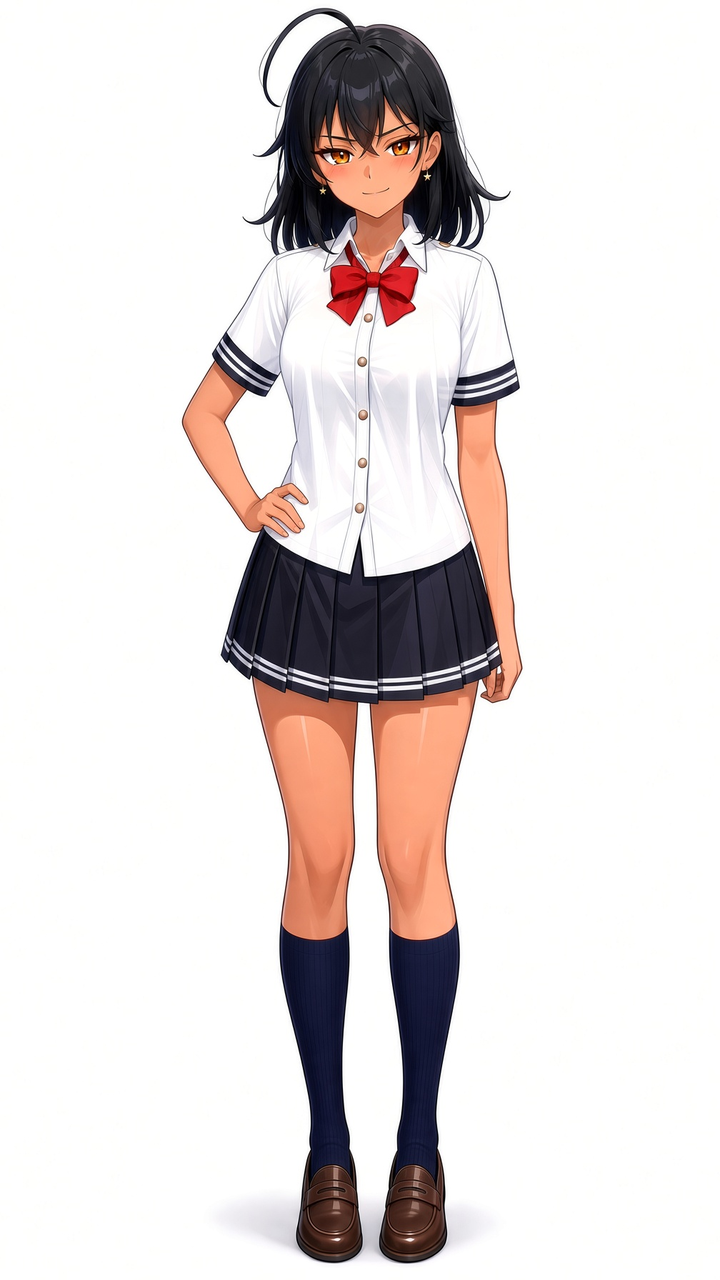
#> input picture artifacts/idle-smug-src/06-hand-on-hip.png, 720 x 1280 px
$ python -i sheets_1158_1162.py   (imports and definitions only)
#> lines starting #> are read from the running program, lines starting #| are printed output that depends on the picture; after the words box and inside, x2 and y2 are one past the last pixel; in counts of white or black regions, pixels touching at a corner belong together
### tools/wbpipe/engine/sheets.py
# Per-sheet geometry. Pocket hints are approx bboxes [x0,y0,x1,y1] of ENCLOSED studio-white comps (resolved to a seed point at run time).
COMMIT = None  # filled by run_sweep from git
FAM_HAIR = [(0, 0, 300, 261), (440, 0, 720, 246)]
FAM_UNMIX = (0, 0, 720, 246)
def fam(key, file, ahoge, legs, extra=None, shoe=None, **kw):
#> called with key = 'wink', file = 'rai/wink_official.png', shoe = 1164
    kw.pop('_', None)
    p = {}
    if ahoge: p['ahoge loop'] = [ahoge]
    if legs: p['leg gap (skirt hem to floor shadow)'] = [legs]
    for k, v in (extra or {}).items(): p[k] = v
    ZO = {'hair_left_ahoge': (215, 0, 365, 275), 'hair_right': (420, 95, 520, 275), 'leg_gap_top': (330, 690, 450, 830), 'leg_gap_shoes': (300, 1110, 500, 1265)}
    ZO.update(kw.pop('zooms', {}))
    c = dict(key=key, file=file, pockets=p, zones=kw.pop('zones', 'auto'), hair_zones=kw.pop('hair_zones', FAM_HAIR), unmix_zone=kw.pop('unmix_zone', FAM_UNMIX),
             floor_zone=None, slivers_from=None, shoe='auto', zooms=ZO)
    c.update(kw); return c
SHEETS = {
 'wink': fam('wink', 'rai/wink_official.png', [273, 12, 354, 98], [337, 701, 391, 1206], shoe=1164,
             notes='Evidence sheet (PR95). Seeds: ahoge loop, leg gap, shoe slivers. Thin torso/arm wedge (437-456,406-508) is NOT seeded: lit shirt (exact-255 7%, chroma 1.3, like clothing).'),
}

def add(*a, **k):
    c = fam(*a, **k); SHEETS[c['key']] = c
add('laugh', 'rai/laugh_official.png', [273, 9, 355, 96], [337, 703, 391, 1206])
add('surprise', 'rai/surprise_official.png', [273, 12, 354, 97], [337, 701, 391, 1205])
add('smug', 'rai/smug_official.png', [273, 11, 354, 97], [337, 702, 391, 1204])
add('content', 'rai/content_official.png', [262, 22, 336, 113], [338, 700, 391, 1204])
add('sad', 'rai/sad_official.png', [270, 18, 348, 104], [337, 700, 391, 1206])
add('hearts', 'rai/heart_official.png', [273, 12, 356, 98], [337, 702, 391, 1206])
add('hold', 'rai/hold_official.png', [256, 32, 324, 123], [338, 698, 391, 1205])
add('talk', 'rai/talk_official.png', None, [337, 700, 390, 1203], notes='talk_official: no enclosed ahoge loop (nothing to seed there).')
add('think', 'rai/think_official.png', [255, 11, 325, 102], [342, 694, 396, 1201], zooms={'hair_left_ahoge': (200, 0, 350, 275), 'leg_gap_top': (330, 680, 450, 820)})
add('embarrassed', 'rai/embarrassed_official.png', [255, 21, 329, 114], [327, 695, 458, 1202])
add('pout', 'rai/pout_official.png', [255, 21, 329, 114], [327, 696, 458, 1206])
add('middle_finger', 'rai/middle_finger.png', [265, 17, 342, 108], [308, 697, 490, 1208], extra={'hand/hip gap, viewer left': [[220, 363, 287, 465]]}, zooms={'hand_hip_gap': (190, 340, 320, 490)})
add('scold', 'rai/scold_official.png', [261, 18, 348, 109], None, extra={'arm/body gap, viewer right': [[454, 381, 530, 495]]}, zones='manual', hair_zones=[(0, 0, 300, 240), (440, 0, 720, 246)], unmix_zone=(0, 0, 720, 246), zooms={'arm_body_gap': (430, 360, 560, 520)}, notes='scold: left hair zone y1 tightened 259->240 after ring QA (the 275px/50px gaps at y242-268 are shoulder-level, ring light 0.71 = shirt-side); legs gap is edge-connected in the source (nothing enclosed to seed).')
add('tired', 'rai/tired_official.png', None, [312, 915, 412, 1207], zones='manual',
    hair_zones=[(0, 0, 255, 305), (395, 0, 720, 305)], unmix_zone=(0, 0, 720, 303),
    zooms={'hair_left': (160, 120, 300, 320), 'hair_right': (370, 150, 480, 330), 'leg_gap_top': (290, 880, 440, 1000), 'leg_gap_shoes': (270, 1100, 470, 1265)},
    notes='tired: the two big central/left white regions (342-439,310-462) and (261,370,327,466) were checked and are SHIRT (ring 79%/94% light, same as shirt); not seeded. No ahoge loop. Head sits left/high, so hair zones are hand-set.')

SHEETS['peace'] = dict(key='peace', file='rai/peace.png',
    pockets={'ahoge loop': [[313, 19, 405, 124]], 'leg gap (skirt hem to floor shadow)': [[398, 822, 462, 1406]]},
    zones='manual', hair_zones=[(0, 0, 351, 255), (516, 0, 843, 290)], unmix_zone=(0, 0, 843, 255),
    floor_zone=None, slivers_from=None, shoe='auto',
    zooms={'hair_left_ahoge': (230, 0, 430, 330), 'hair_right_hand': (480, 100, 680, 330), 'leg_gap_top': (370, 800, 530, 960), 'leg_gap_shoes': (340, 1300, 600, 1490)},
    notes='peace.png is 843x1500 (1.1708x the 720x1280 family) with an iCCP profile + cHRM. Peace-sign hands beside the face leave thin white slivers between hair/hand/torso; only hair-zone ones above the sleeves are taken, see report risk list.')

for _k, _f, _z in [('profile', 'rai/side_profile.png', None), ('three_quarter', 'rai/three_quarter.png', None),
                   ('three_quarter_left', 'rai/three_quarter_left.png', None), ('three_quarter_right', 'rai/three_quarter_right.png', None)]:
    SHEETS[_k] = dict(key=_k, file=_f, bust=True, pockets={}, zones='bust', hair_zones=[], unmix_zone=None, floor_zone=None, slivers_from=None,
        zooms={'top_left': (140, 120, 400, 420), 'top_right': (460, 120, 700, 420), 'mid': (180, 440, 560, 700)},
        notes='768x1168 Expo bust sheet on a ~247 grey card (not 255). Seeds = enclosed white comps whose core matches the card colour (see report bust_*), no zones; skirt stripes / collar / shirt are warmer or brighter than the card and are never matched.')

SHEETS['wave'] = dict(key='wave', file='rai/wave_official.png', rgba_source=True,
    pockets={'arm/body gap under the raised arm': [[612, 493, 749, 691]]},
    zones='manual', hair_zones=[], unmix_zone=(0, 0, 1008, 355), floor_zone=None, slivers_from=None, shoe='auto',
    zooms={'arm_gap': (580, 460, 790, 720), 'head': (300, 0, 760, 420), 'shoes': (300, 1560, 700, 1760)},
    notes='SOURCE IS RGBA (1008x1792, already a real cutout with 2% soft alpha). Flattened on #fff then cut with the shy engine, so the original soft edge is re-derived.')
SHEETS['turn'] = dict(key='turn', file='star-rai/poses/turn-away.png', rgba_source=True,
    pockets={'arm/torso strip (viewer right)': [[708, 995, 753, 1184]]},
    auto_ring=dict(ymax=700, minpx=40, dark=0.45, light=0.30),
    zones='manual', hair_zones=[], unmix_zone=(0, 0, 1152, 588), floor_zone=(0, 1728, 1152, 1728), slivers_from=None, shoe=None,
    zooms={'head': (300, 0, 960, 420), 'hair_left': (330, 300, 520, 700), 'hair_right': (800, 250, 960, 700), 'arm_strip': (680, 960, 790, 1210)},
    notes='SOURCE IS RGBA (1152x1728, real cutout). Flattened on #fff then cut with the shy engine. Cuff / skirt-hem white stripes are NOT seeded.')

### tools/wbpipe/engine/sheets_1158_1162.py
# Pout bridge (2026-10-10): 1158 intro frames 0..48 (0.000-2.000 s; holds f48, crossed-arms frown) +
# 1162 rest frames 0..144, pre-registered to idle 720x1280 (reg1158/reg1162, one transform for both).
# Same seed rule as sheets_1126_1140.py (enclosed studio white = background pockets), with the
# minimum pocket size lowered to 300 px so the small gaps between the crossed arms and the body
# are cut too. Hair zones / un-mix zone per frame from auto_zones (no raised hand here).
import sys, numpy as np
sys.path.insert(0, '/workspace/f807/sweep'); sys.path.insert(0, '/workspace/f807/bridge/engine')
import sheets as S, sweeplib as _sw
from PIL import Image
from scipy import ndimage as ndi
V = '/workspace/bridge/vid/'
MIN_POCKET = 300
def seeds(path):
    a = np.asarray(Image.open(path).convert('RGB')).astype(int); mn = a.min(2); mx = a.max(2)
#> after `mn = a.min(2)`:
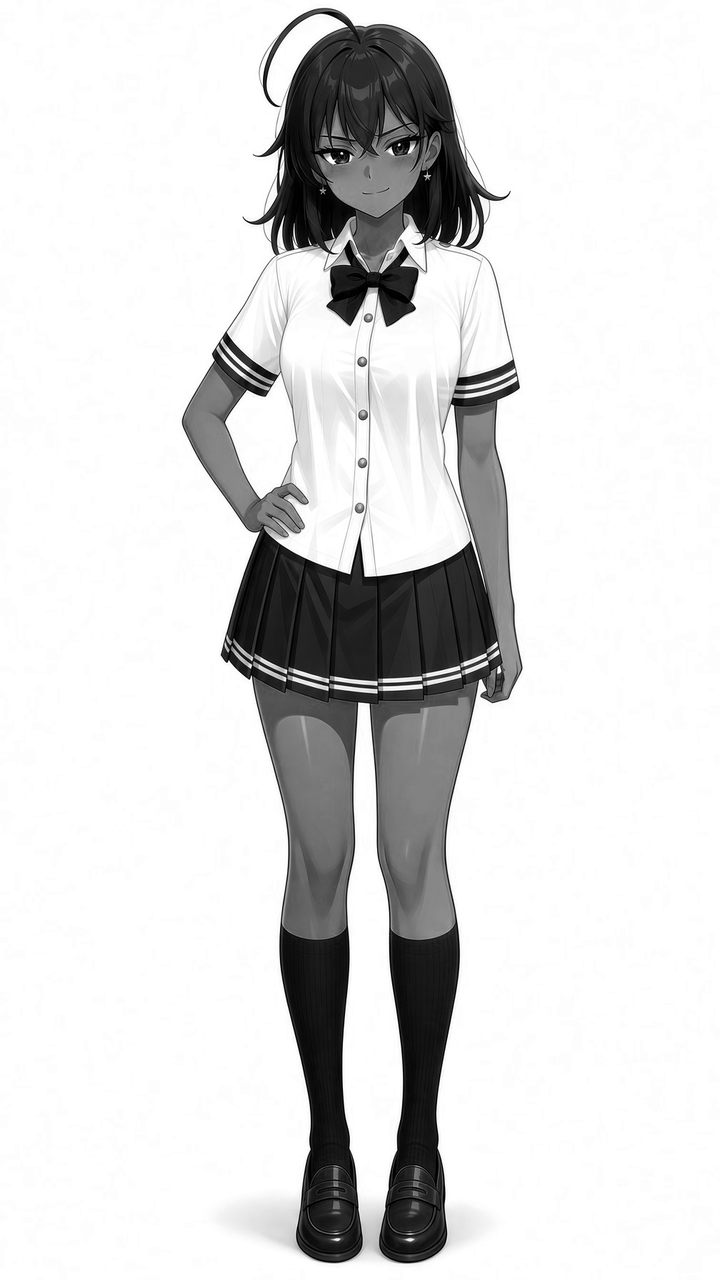
#> mn: shape (1280, 720) int64; min 0, max 255, mean 218.5
#> after `mx = a.max(2)`:
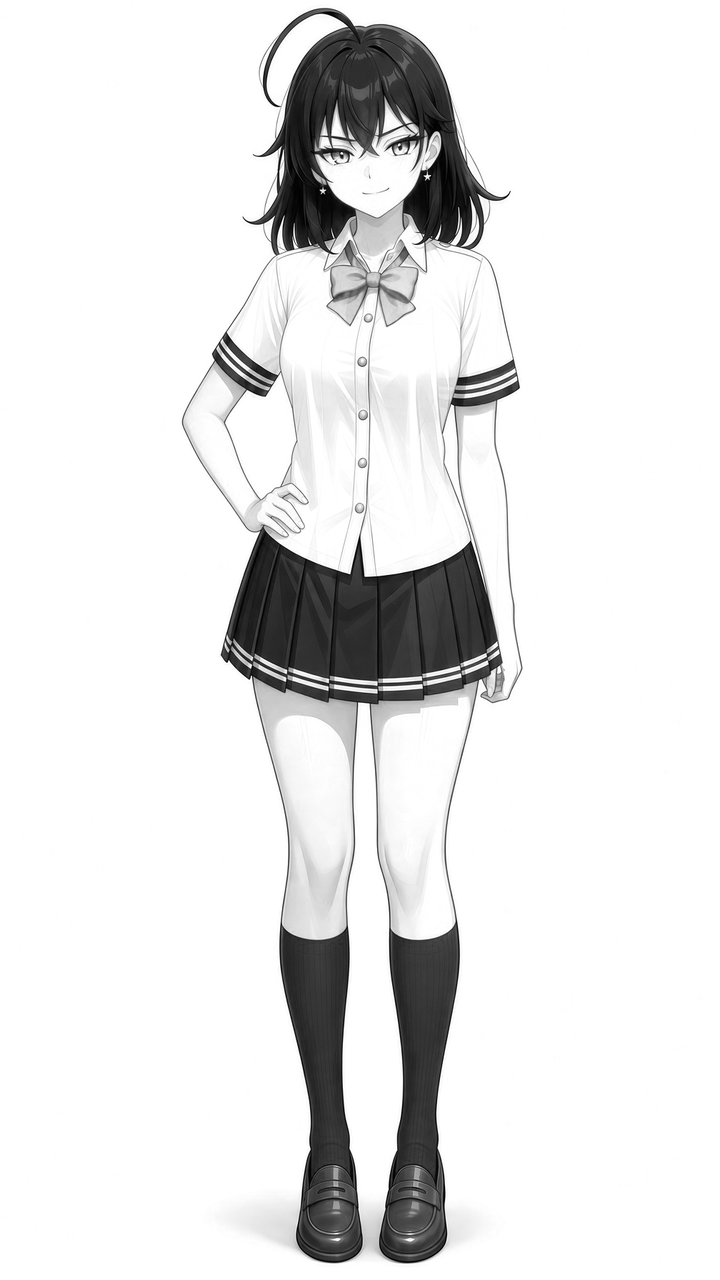
#> mx: shape (1280, 720) int64; min 0, max 255, mean 229.9
    w = (mn >= 238) & (mx - mn <= 18)
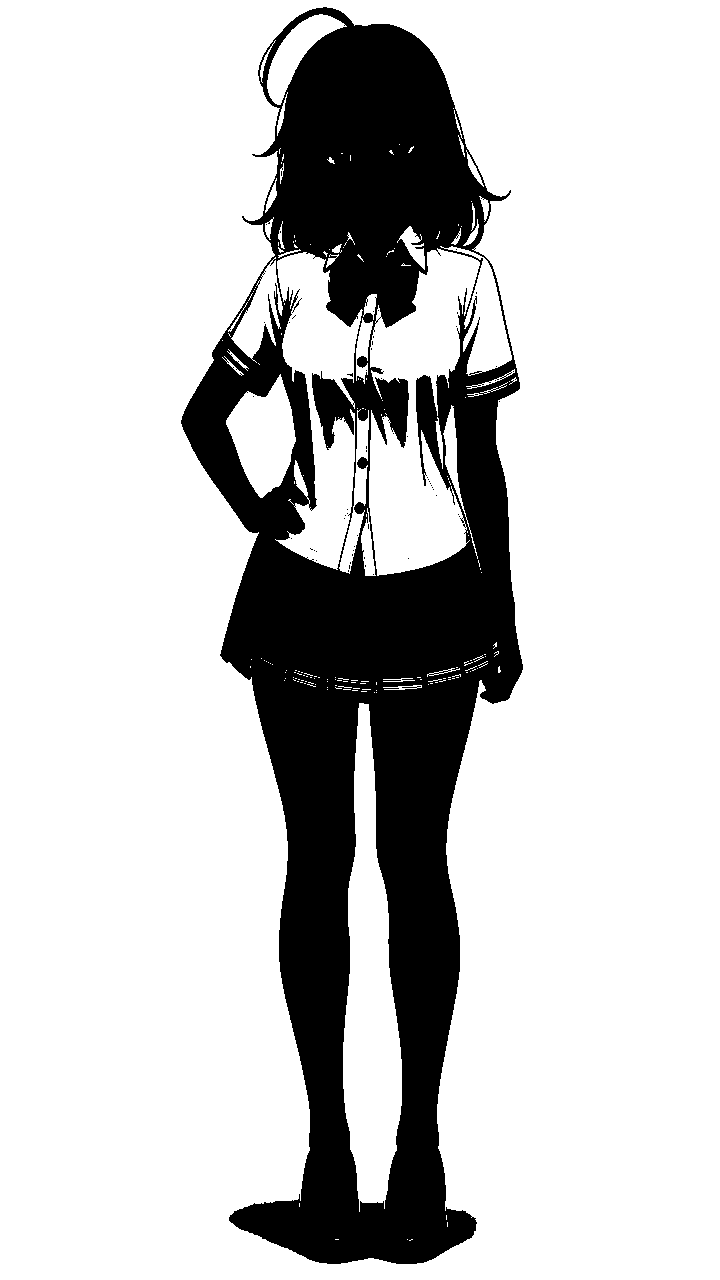
#> w: shape (1280, 720) bool; 79.1% white; 62 black regions (60 under 20 px), largest, box (x1, y1, x2, y2) and area: (181, 7, 523, 1264) 192857, (292, 298, 302, 313) 21
    lab, n = ndi.label(w); edge = set(np.unique(np.r_[lab[0], lab[-1], lab[:, 0], lab[:, -1]]))
#> after `lab, n = ndi.label(w)`:
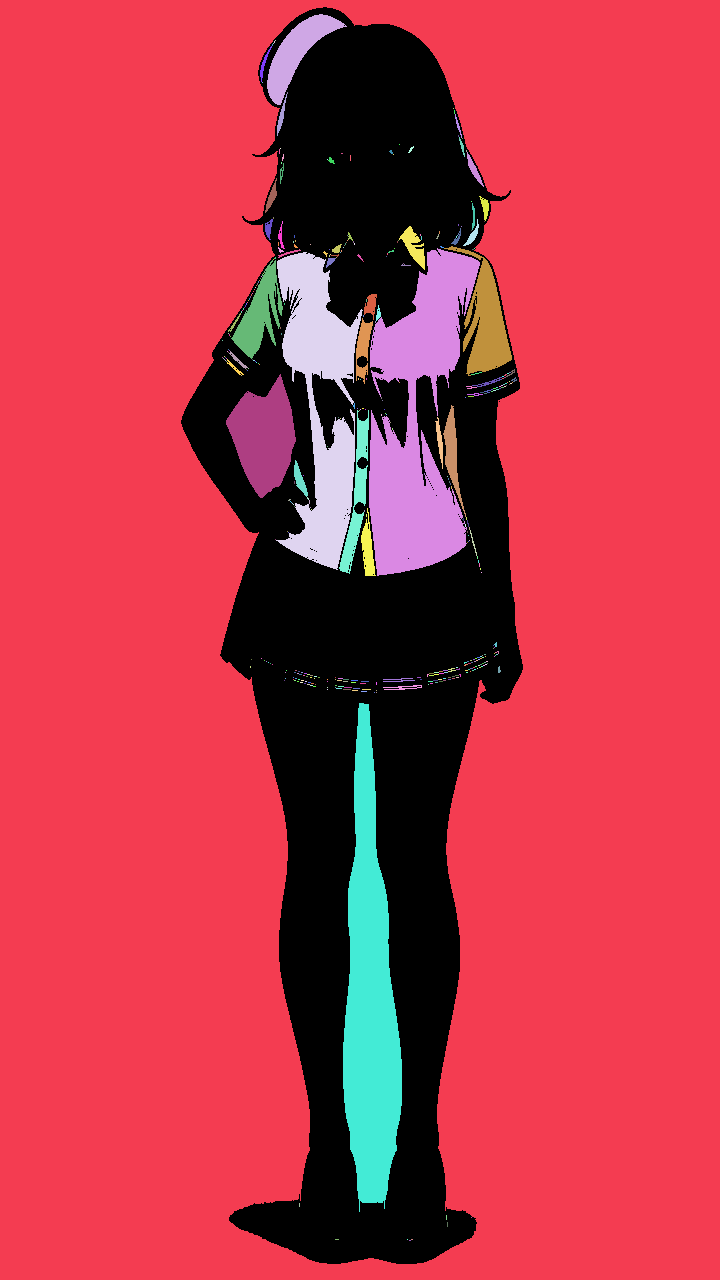
#> lab: shape (1280, 720) int32; 425 distinct labels, from 0 to 424; one colour per label, 0 black
#> after `lab, n = ndi.label(w)`: n = 424
#> after `edge = set(np.unique(np.r_[lab[0], lab[-1], lab[:, 0], lab[:, -1]]))`: edge = 1 item
    out = {}
    for i, sl in enumerate(ndi.find_objects(lab), 1):
        if i in edge or sl is None: continue
        m = lab[sl] == i; s = int(m.sum())
        if s < MIN_POCKET: continue
        box = [sl[1].start, sl[0].start, sl[1].stop - 1, sl[0].stop - 1]
        f248 = (mn[sl][m] >= 248).mean(); f245 = (mn[sl][m] >= 245).mean()
        # Below the skirt hem and above the head there is no white clothing, so the studio white
        # there is matched on >=245 (the leg gap of 1162 f0 is only 78% >=248, which is why 1126
        # flickered). Next to the white shirt the strict rule stays.
        if box[3] < 160:
            if f245 < 0.9: continue
            nm = 'ahoge loop'
        elif box[1] > 690 and box[3] - box[1] > 100:
            if f245 < 0.9: continue
            nm = 'leg gap (skirt hem to floor shadow)'
        else:
            if f248 < 0.9: continue
            # The white shirt has bright enclosed patches too (between buttons, under a sleeve).
            # A real arm/body gap is walled by the dark ink outline of arm and body; a shirt patch
            # is not (ring dark share 0.00-0.09 on shirt patches vs 0.29 on the 1162 f25 gap).
            y0, y1 = max(0, sl[0].start - 4), sl[0].stop + 4; x0, x1 = max(0, sl[1].start - 4), sl[1].stop + 4
            mm = lab[y0:y1, x0:x1] == i; ring = ndi.binary_dilation(mm, iterations=3) & ~mm
            Lr = a[y0:y1, x0:x1].mean(2)[ring]
            if (Lr < 120).mean() < 0.2: continue
            nm = 'arm/body gap (crossed arms, arm to waist)'
        out.setdefault(nm, []).append(box)
#> this loop made 424 passes
#> (s, f248, f245, y0, y1, x0, x1) on passes 71, 164: (3350, 0.905, 0.939, 242, 380, 440, 516), (5272, 0.976, 0.992, 370, 502, 222, 300)
#> (s, box, f248, f245, nm) on pass 2: (2517, [267, 14, 346, 104], 0.935, 0.975, 'ahoge loop')
#> pass 2, in seeds, `m = lab[sl] == i`:
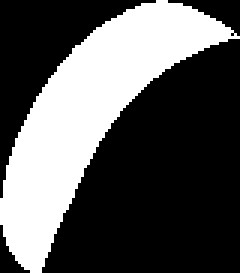
#> m: shape (91, 80) bool (shown 3 times larger); 34.6% white; 1 white region, box (x1, y1, x2, y2) and area: (0, 0, 80, 91) 2517
#> after the loop:
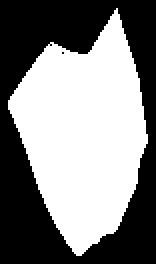
#> mm: shape (132, 78) bool (shown 2 times larger); 51.2% white; 2 black regions (1 under 20 px), largest, box (x1, y1, x2, y2) and area: (0, 0, 78, 132) 5023
#> after the loop, out = 3 items
    return out
FR = {}
# [2 lines not run here, left out]
def cfg(k):
    key, path = FR[k]
    p = seeds(path)
    c = S.fam(key, None, None, None, extra=p)
    c['abs_file'] = path; c['file'] = 'bridge/vid/' + path.split('/')[-2] + '/' + path.split('/')[-1]
    rgb = np.asarray(Image.open(path).convert('RGB'))
    hz, uz, tops = _sw.auto_zones(rgb)
    c['zones'] = 'manual'; c['hair_zones'] = hz; c['unmix_zone'] = uz; c['shoulder_tops_LR'] = tops
    return c

>>> result = seeds('../../../artifacts/idle-smug-src/06-hand-on-hip.png')
#> result = 3 items
